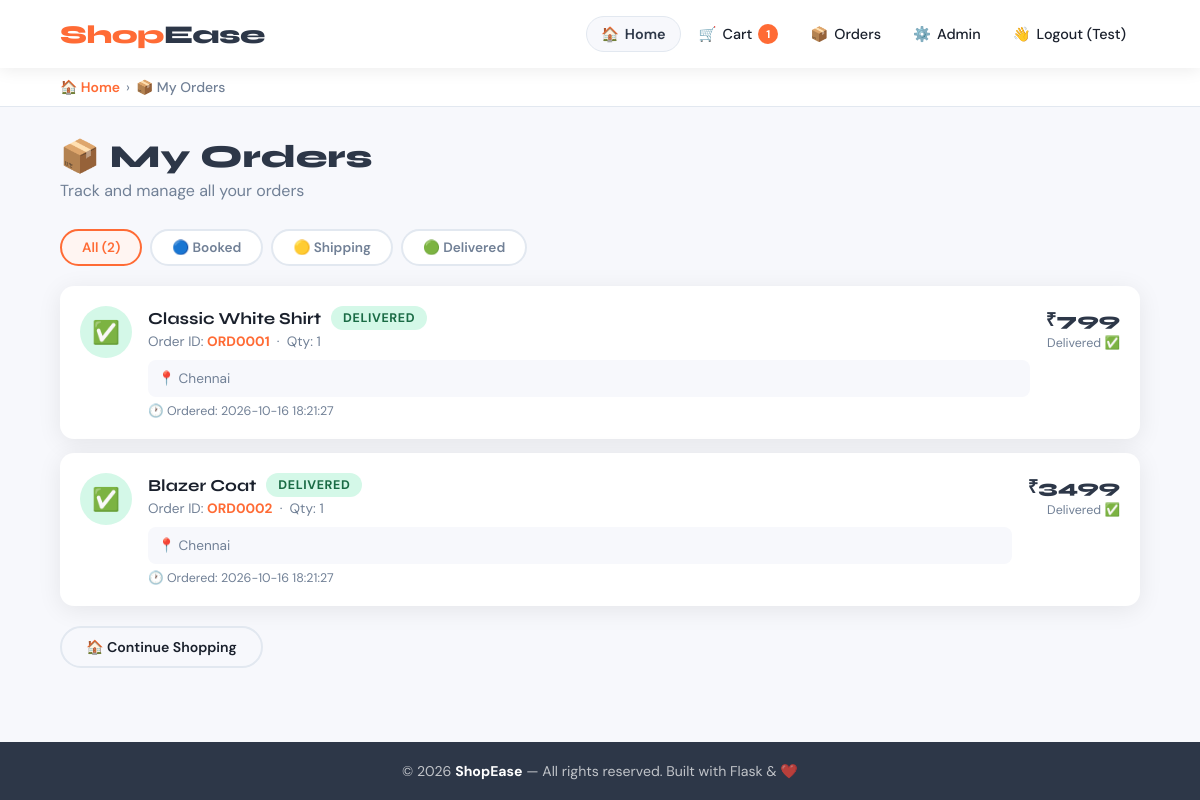
The page /orders (signed in) on the database its author committed.
### tables this page shows
CREATE TABLE orders (
    id INTEGER PRIMARY KEY AUTOINCREMENT, order_id TEXT UNIQUE,
    user_phone TEXT, name TEXT, phone TEXT, address TEXT,
    product TEXT, product_id INTEGER, price REAL,
    quantity INTEGER DEFAULT 1, status TEXT DEFAULT 'Booked',
    created_at TIMESTAMP DEFAULT CURRENT_TIMESTAMP);

### app.py (the view)
@app.route('/orders')
@login_required
def orders():
    conn        = get_db()
    user_orders = conn.execute(
        'SELECT * FROM orders WHERE user_phone=? ORDER BY created_at DESC',
        (session['user_phone'],)
    ).fetchall()
    cart_count = 0
    row        = conn.execute('SELECT SUM(quantity) FROM cart WHERE user_phone=?',
                              (session['user_phone'],)).fetchone()
    cart_count = row[0] or 0
    conn.close()
    return render_template('orders.html', orders=user_orders, cart_count=cart_count)

### app.py (called while the page is built)
def get_db():
    conn = sqlite3.connect(DB_PATH)
    conn.row_factory = sqlite3.Row
    return conn

def login_required(f):
    from functools import wraps
    @wraps(f)
    def decorated(*args, **kwargs):
        if 'user_phone' not in session:
            session['next'] = request.url
            flash('Please login to continue.', 'warning')
            return redirect(url_for('login'))
        return f(*args, **kwargs)
    return decorated

### templates/orders.html (shortened to what this page needs)
{% extends "base.html" %}
{% block content %}
<div class="breadcrumb-bar">
    <a href="/">🏠 Home</a>
    <span class="sep">›</span>
    <span class="current">📦 My Orders</span>
</div>
<div class="main-content">
    <div class="page-header">
        <h1>📦 My Orders</h1>
        <p>Track and manage all your orders</p>
    </div>
    {% if orders %}
    <div class="tab-bar">
        <button class="tab-filter-btn active" onclick="filterOrders('all', this)">
            All ({{ orders|length }})
        </button>
        <button class="tab-filter-btn" onclick="filterOrders('Booked', this)">
            🔵 Booked
        </button>
        <button class="tab-filter-btn" onclick="filterOrders('Shipping', this)">
            🟡 Shipping
        </button>
        <button class="tab-filter-btn" onclick="filterOrders('Delivered', this)">
            🟢 Delivered
        </button>
    </div>
    <div id="orders-list">
        {% for order in orders %}
        <div class="order-card" data-status="{{ order.status }}">
            <div class="order-icon {{ order.status|lower }}">
                {% if order.status == 'Delivered' %}✅
                {% elif order.status == 'Shipping' %}🚚
                {% else %}📋{% endif %}
            </div>
            <div class="order-body">
                <div style="display:flex; align-items:center; gap:10px; flex-wrap:wrap;">
                    <span class="order-product-name">{{ order.product }}</span>
                    <span class="status-badge status-{{ order.status|lower }}">{{ order.status }}</span>
                </div>
                <div class="order-meta">
                    Order ID: <strong style="color:var(--primary);">{{ order.order_id }}</strong>
                    &nbsp;·&nbsp; Qty: {{ order.quantity }}
                </div>
                <div class="order-address-box">
                    📍 {{ order.address }}
                </div>
                {% if order.created_at %}
                <div class="order-time">🕐 Ordered: {{ order.created_at }}</div>
                {% endif %}
            </div>
            <div class="order-right">
                <div class="order-price">₹{{ "%.0f"|format(order.price) }}</div>
                <div style="font-size:0.78rem; color:var(--text-muted); margin-top:4px;">
                    {% if order.status == 'Booked' %}Awaiting dispatch
                    {% elif order.status == 'Shipping' %}On the way
                    {% else %}Delivered ✅{% endif %}
                </div>
            </div>
        </div>
        {% endfor %}
    </div>
    <div style="margin-top:20px;">
        <a href="/" class="btn btn-outline" style="border-radius:50px; padding:10px 24px;">
            🏠 Continue Shopping
        </a>
    </div>
    {% endif %}
</div>
{% endblock %}

### templates/base.html (style rules this page uses)
:root { --primary: #FF6B35; --primary-dark: #e55a26; --secondary: #2D3748; --accent: #00C9A7; --bg: #F7F8FC; --white: #ffffff; --text: #1a202c; --text-muted: #718096; --border: #E2E8F0; --card-shadow: 0 4px 24px rgba(0,0,0,0.08); --card-shadow-hover: 0 12px 40px rgba(0,0,0,0.15); --danger: #FC5C65; --success: #26de81; --warning: #FED330; --info: #4FC3F7; --radius: 14px; --radius-sm: 8px; --transition: 0.25s cubic-bezier(0.4, 0, 0.2, 1); }
* { margin: 0; padding: 0; box-sizing: border-box; }
body { font-family: 'DM Sans', sans-serif; background: var(--bg); color: var(--text); min-height: 100vh; display: flex; flex-direction: column; }
.breadcrumb-bar { background: var(--white); padding: 10px 5%; border-bottom: 1px solid var(--border); display: flex; align-items: center; gap: 6px; font-size: 0.87rem; }
.breadcrumb-bar a { color: var(--primary); text-decoration: none; font-weight: 600; }
.breadcrumb-bar .sep { color: var(--text-muted); }
.breadcrumb-bar .current { color: var(--text-muted); font-weight: 500; }
.main-content { padding: 30px 5%; flex: 1; }
.btn { display: inline-flex; align-items: center; justify-content: center; gap: 6px; padding: 10px 20px; border-radius: var(--radius-sm); font-weight: 600; font-size: 0.88rem; cursor: pointer; border: none; font-family: inherit; text-decoration: none; transition: var(--transition); }
.btn-outline { background: transparent; border: 2px solid var(--border); color: var(--text); }
.page-header { margin-bottom: 28px; }
.page-header h1 { font-family: 'Syne', sans-serif; font-size: 2rem; font-weight: 800; color: var(--secondary); }
.page-header p { color: var(--text-muted); margin-top: 4px; }
.status-badge { padding: 4px 12px; border-radius: 50px; font-size: 0.78rem; font-weight: 700; text-transform: uppercase; letter-spacing: 0.05em; }
.status-delivered { background: #d4f8e8; color: #1a6b45; }

### templates/orders.html (style rules this page uses)
.tab-bar { display: flex; gap: 8px; margin-bottom: 20px; flex-wrap: wrap; }
.tab-filter-btn { padding: 8px 20px; border: 2px solid var(--border); border-radius: 50px; font-size: 0.85rem; font-weight: 600; cursor: pointer; background: white; color: var(--text-muted); transition: var(--transition); font-family: inherit; }
.tab-filter-btn:hover, .tab-filter-btn.active { border-color: var(--primary); color: var(--primary); background: #fff5f2; }
.order-card { display: flex; gap: 16px; align-items: flex-start; padding: 20px; background: var(--white); border-radius: var(--radius); box-shadow: var(--card-shadow); margin-bottom: 14px; }
.order-icon { flex-shrink: 0; width: 52px; height: 52px; border-radius: 50%; display: flex; align-items: center; justify-content: center; font-size: 1.4rem; }
.order-icon.delivered { background: #d4f8e8; }
.order-body { flex: 1; }
.order-product-name { font-family: 'Syne', sans-serif; font-size: 1.05rem; font-weight: 700; }
.order-meta { color: var(--text-muted); font-size: 0.85rem; margin-top: 3px; }
.order-address-box { margin-top: 10px; padding: 10px; background: var(--bg); border-radius: var(--radius-sm); font-size: 0.85rem; color: var(--text-muted); }
.order-time { font-size: 0.78rem; color: var(--text-muted); margin-top: 6px; }
.order-right { text-align: right; flex-shrink: 0; }
.order-price { font-size: 1.15rem; font-weight: 800; font-family: 'Syne', sans-serif; color: var(--secondary); }

### rows shown on the page
orders: product "Classic White Shirt", status "DELIVERED", order_id "ORD0001", quantity "1", address "Chennai", created_at "2026-10-16 18:21:27", price "799", shows "Delivered ✅"
orders: product "Blazer Coat", status "DELIVERED", order_id "ORD0002", quantity "1", address "Chennai", created_at "2026-10-16 18:21:27", price "3499", shows "Delivered ✅"

### other values the page prints
{{ cart_count }} "1"
{{ session.user_name.split()[0] }} "Test"
{{ orders|length }} "2"
